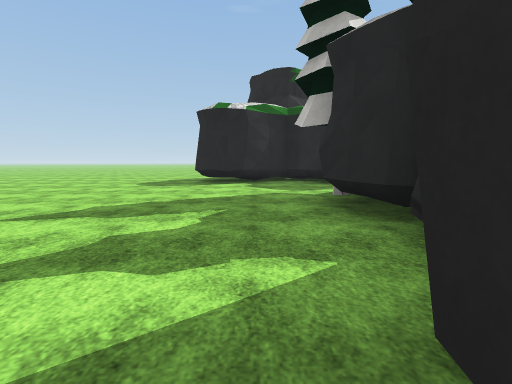
View 1 (above)

17 first-person views from a walk through a scene from a Unity 3-D project. The camera is 1.2 m above the floor, tilts 6° down and sees 85° across. The floor is counted in squares, 2 m on a side. Each view is taken from the middle of a square. On the plan, view 1 faces up. The plan holds only what a view shows up to about 9 squares ahead; the rest is blank. The place goes on beyond the plan. Flat ground stands in for the terrain. Some animated figures are not drawn. Surface patterns are stand-ins for the level's own textures.

View 2
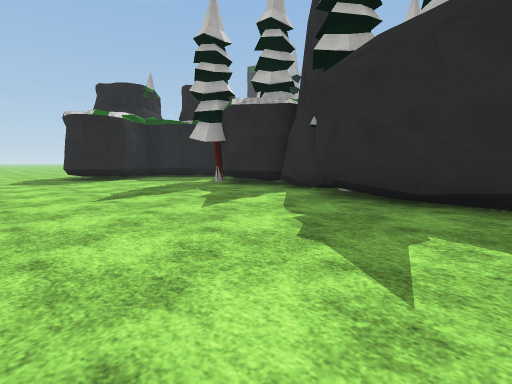

View 3
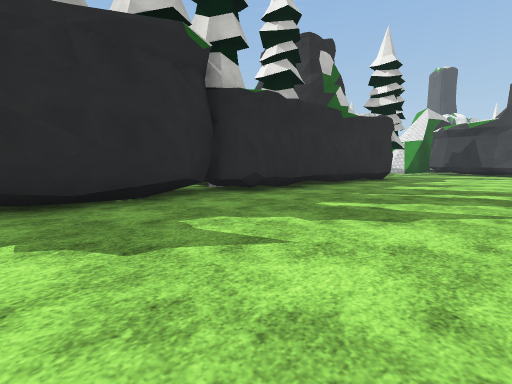

View 4
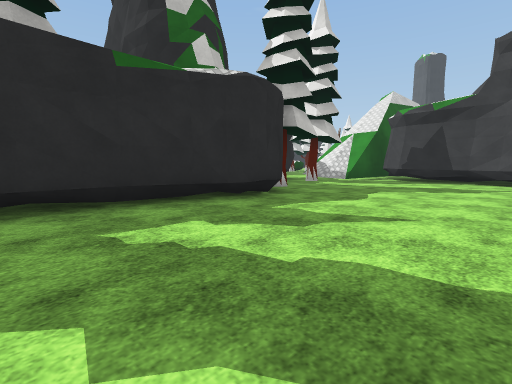

View 5
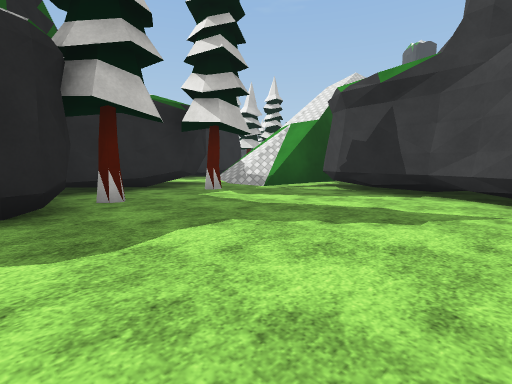

View 6
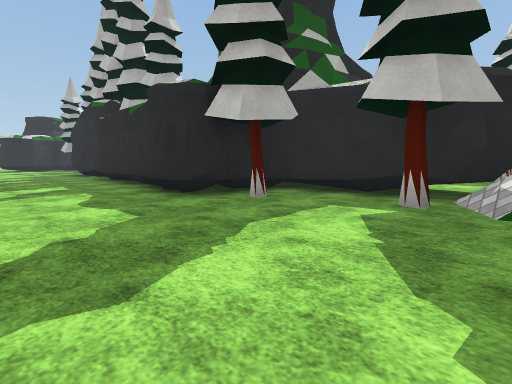

View 7
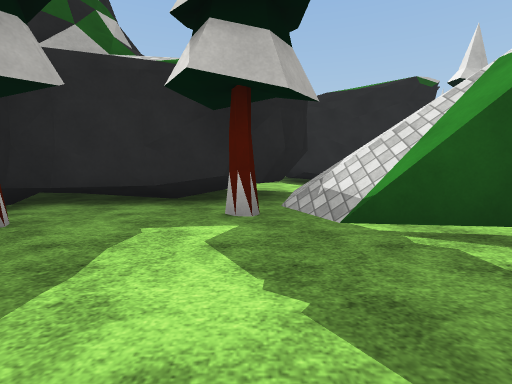

View 8
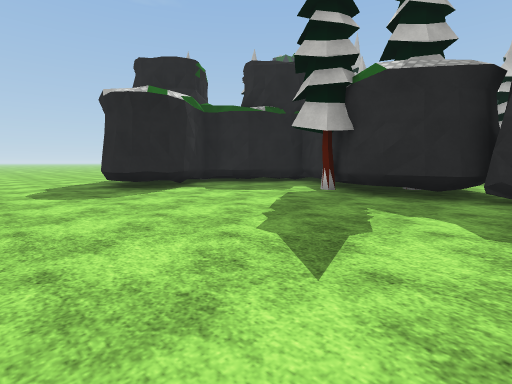

View 9
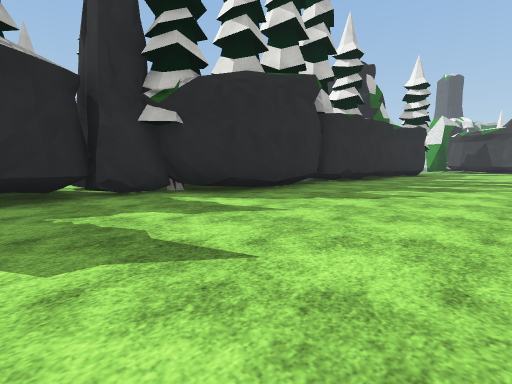

View 10
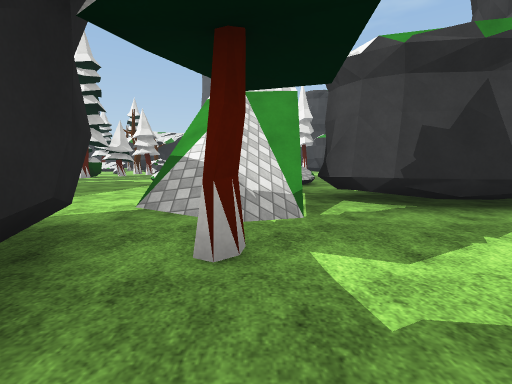

View 11
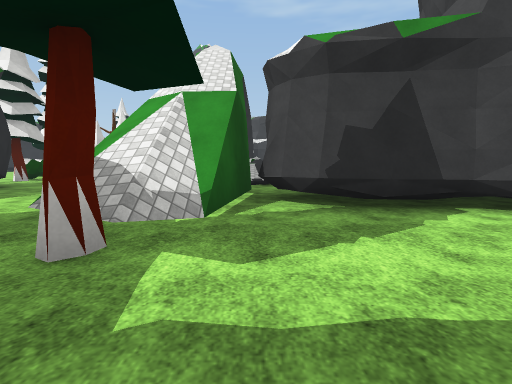

View 12
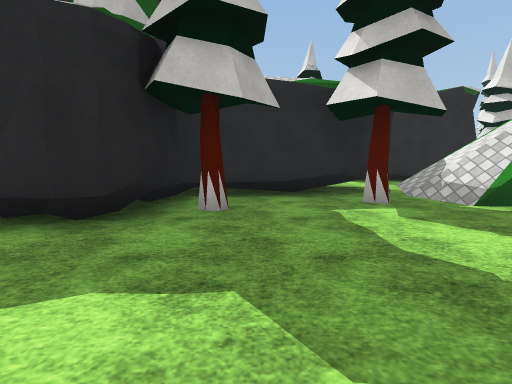

View 13
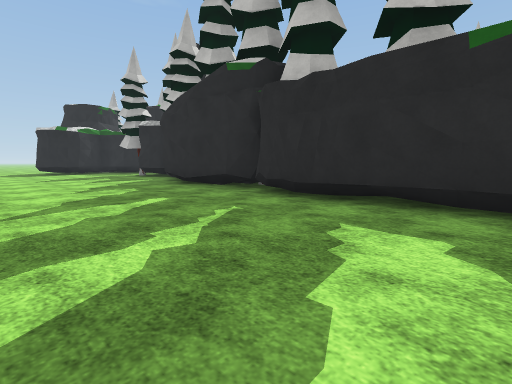

View 14
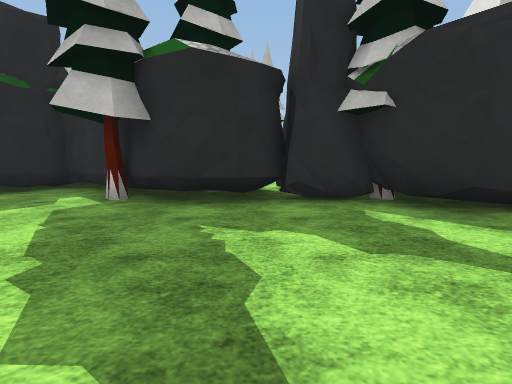

View 15
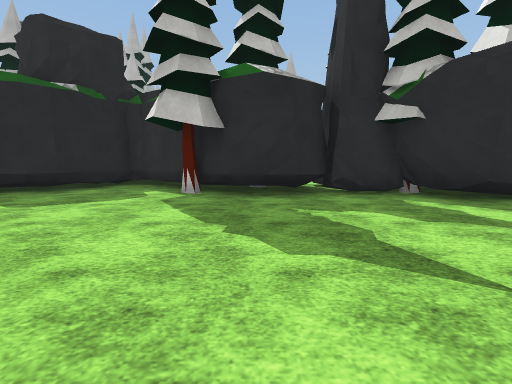

View 16
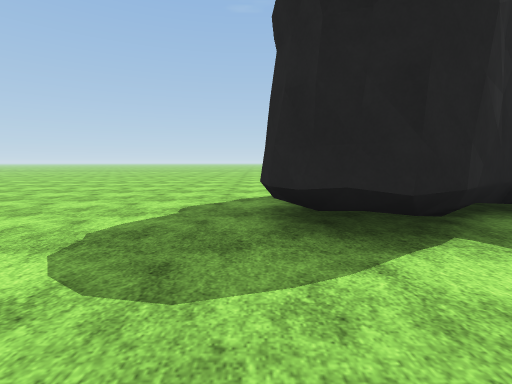

View 17
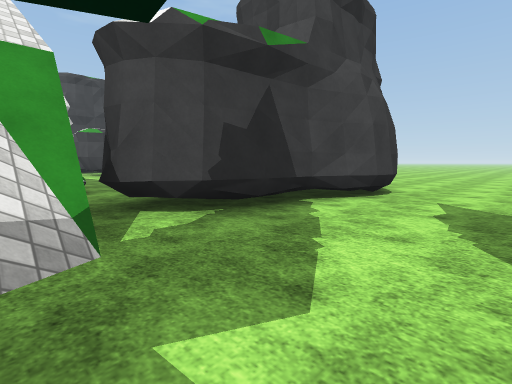

### Floor plan
Key: @ floor where view 1 was taken; # wall or solid block; . main floor; : floor 2.25 m higher than the main floor; / step, stairs or slope; = window, fence, low wall or low ledge; T thing the floor can be seen under or through; O other object.
Columns run from 4 left of view 1 to 8 right of it. Each row starts with its distance up from view 1.
  9 ..###.#
  8 ...#..###
  7 ........#
  6 .......##
  5 ......
  4 .....##
  3 ......#
  2 ......
  1 .....#O
  0 ....@#
 -1 .....#
 -2 .....#
 -3 .....#
 -4 ....##
 -5 ....#
 -6 ....#
 -7 ....#
 -8 ....#
 -9 ....#
-10 ....###
-11 ....#O#
-12 ......#
-13 ......#  ..
-14 .....OTT ..
-15 #....TTT..#
-16 ###TT: ...#
-17     T  ...#
-18    ..  ...##
-19    ./   ...#
-20    ./   =...
-21    ./    ...O

Where each view was taken, in squares from view 1:
view 1: 0 up, 0 right, facing up
view 2: 2 down, 4 left, facing up-right
view 3: 0 up, 4 left, facing down-right
view 4: 6 down, 4 left, facing down-right
view 5: 10 down, 4 left, facing down-right
view 6: 15 down, 3 left, facing up-right
view 7: 14 down, 2 left, facing right
view 8: 2 up, 4 left, facing up-right
view 9: 4 up, 4 left, facing down-right
view 10: 12 down, 1 right, facing down
view 11: 12 down, 0 right, facing down
view 12: 12 down, 3 left, facing right
view 13: 8 down, 4 left, facing up-right
view 14: 3 up, 3 left, facing right
view 15: 4 up, 4 left, facing right
view 16: 6 up, 2 left, facing up
view 17: 13 down, 1 right, facing down-left
